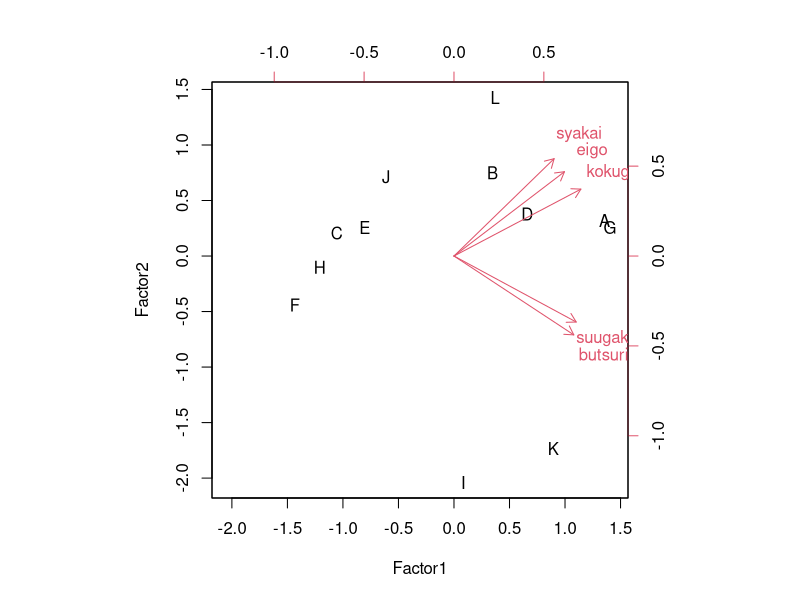
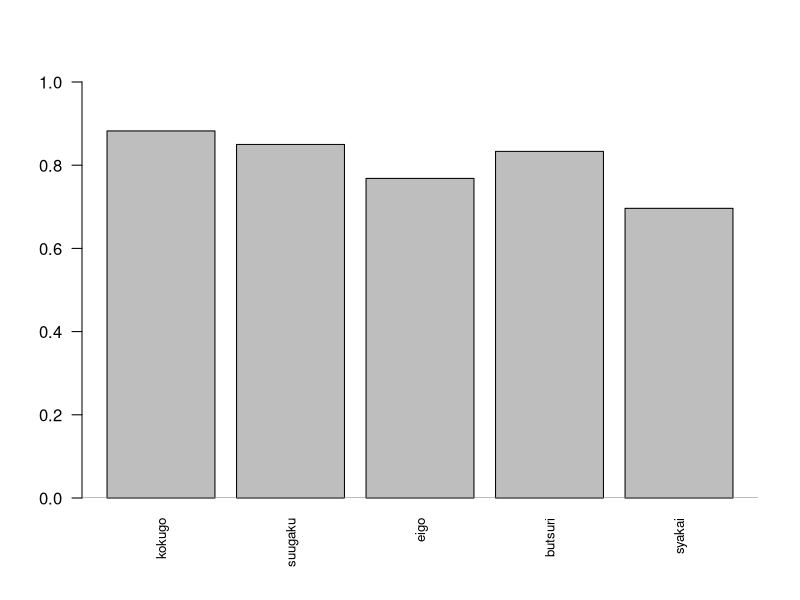
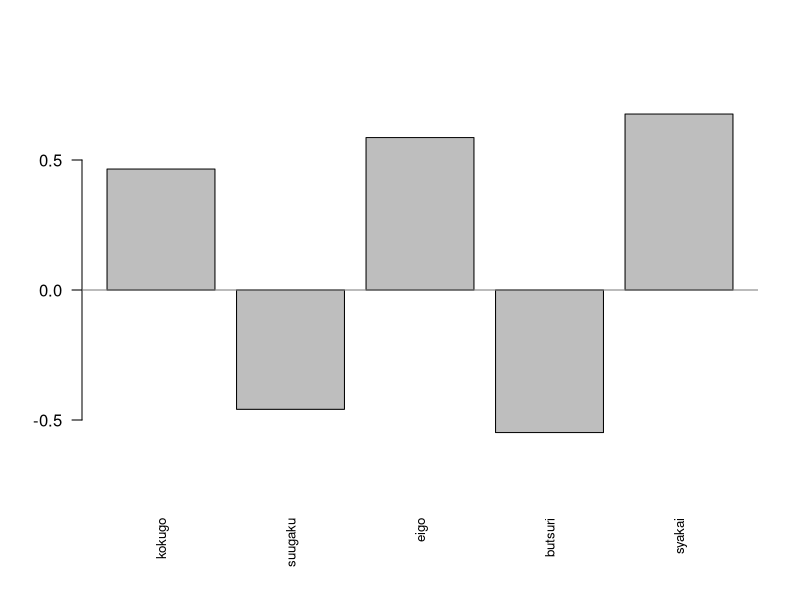
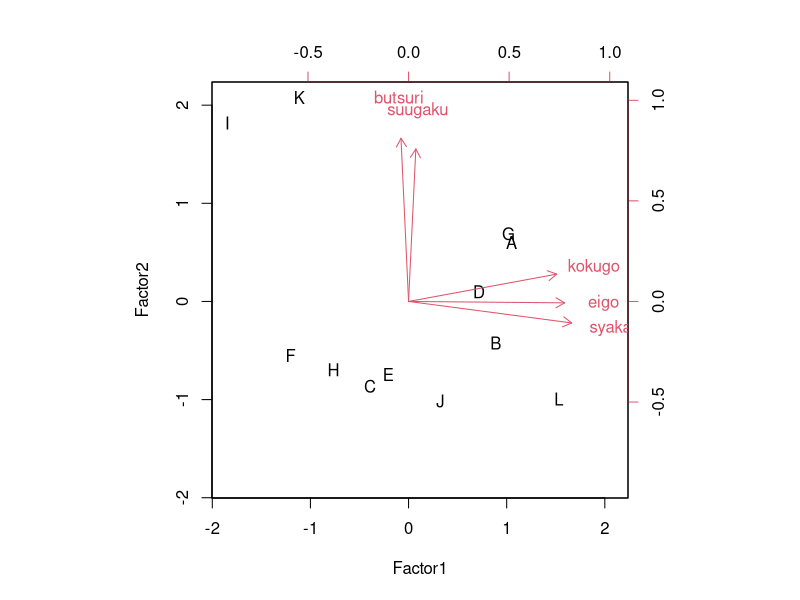
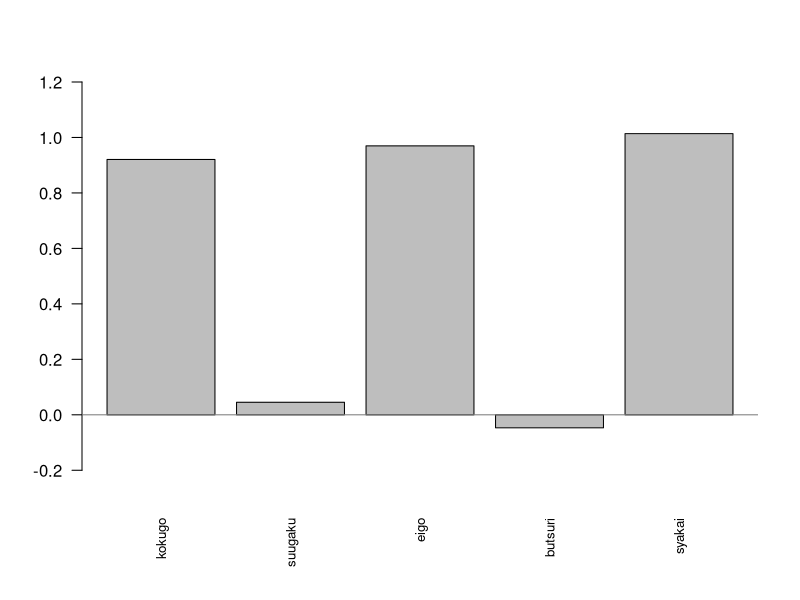
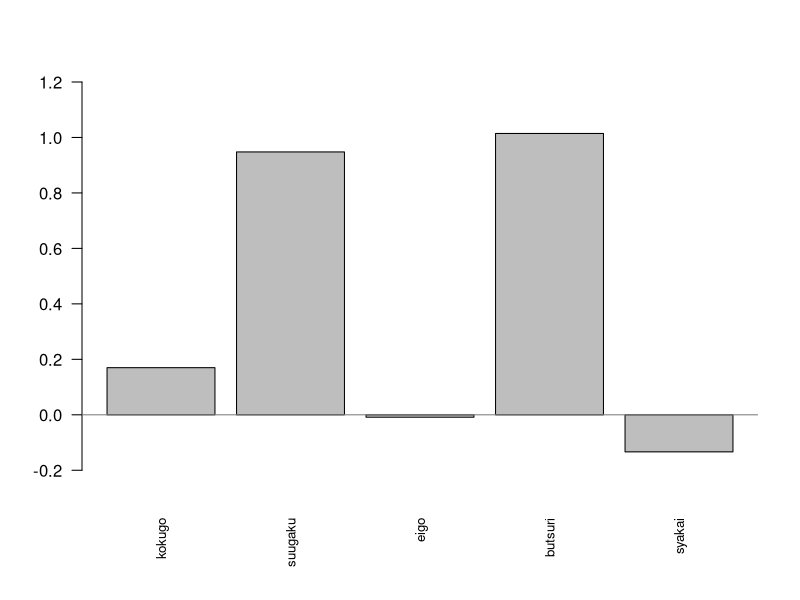
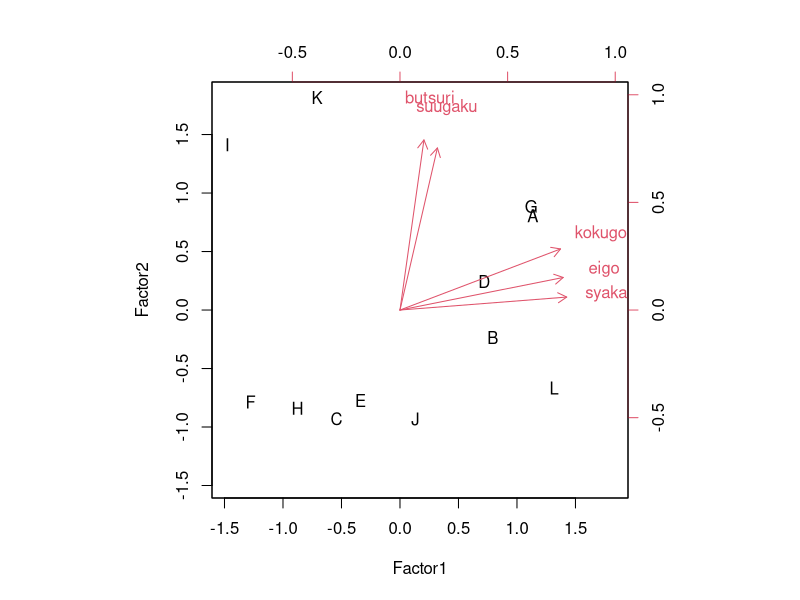
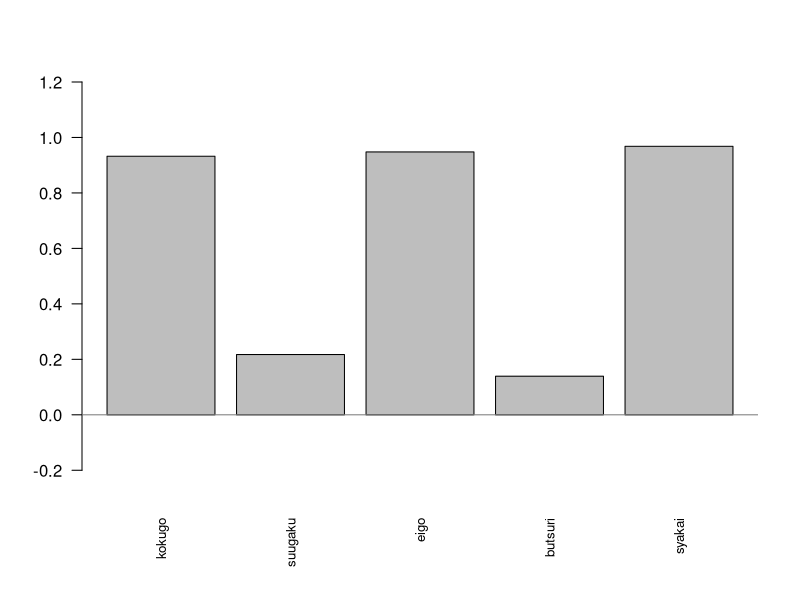

Reproduce these figures in R, in order.
setwd("/Users/kakigoori/Desktop/data/13")

dir.create("./answers/plots_pdf", recursive=TRUE, showWarnings=FALSE)

gokamoku <- read.table("./seiseki_gokamoku.csv", header=T, sep=",")

gokamoku

head(gokamoku)

gokamoku_fact <- factanal(gokamoku[,-1], factors=2, scores="regression", rotation="none")

str(gokamoku_fact)

gokamoku_fact

gokamoku_fact$loadings[1,]

gokamoku_fact$loadings[1,]^2

1 - sum(gokamoku_fact$loadings[1,]^2)

apply(gokamoku_fact$loadings, 1, function(x){1-sum(x^2)})

gokamoku_fact$scores

pdf("./answers/plots_pdf/18-10A_gokamoku_none_biplot.pdf", width=8.5, height=6.2)
biplot(gokamoku_fact$scores, gokamoku_fact$loadings, xlabs=gokamoku[,1])
dev.off()

pdf("./answers/plots_pdf/18-10A_gokamoku_none_factor1_bar.pdf", width=8, height=5.2)
barplot(gokamoku_fact$loadings[,1], cex.names=0.8, las=2, ylim=c(0,1))
abline(h=0, col="gray50")
dev.off()

pdf("./answers/plots_pdf/18-10A_gokamoku_none_factor2_bar.pdf", width=8, height=5.2)
barplot(gokamoku_fact$loadings[,2], cex.names=0.8, las=2, ylim=c(-0.8,0.8))
abline(h=0, col="gray50")
dev.off()

gokamoku_fact <- factanal(gokamoku[,-1], factors=2, scores="regression", rotation="promax")

pdf("./answers/plots_pdf/18-10A_gokamoku_promax_biplot.pdf", width=8.5, height=6.2)
biplot(gokamoku_fact$scores, gokamoku_fact$loadings, xlabs=gokamoku[,1])
dev.off()

pdf("./answers/plots_pdf/18-10A_gokamoku_promax_factor1_bar.pdf", width=8, height=5.2)
barplot(gokamoku_fact$loadings[,1], cex.names=0.8, las=2, ylim=c(-0.3,1.2))
abline(h=0, col="gray50")
dev.off()

pdf("./answers/plots_pdf/18-10A_gokamoku_promax_factor2_bar.pdf", width=8, height=5.2)
barplot(gokamoku_fact$loadings[,2], cex.names=0.8, las=2, ylim=c(-0.3,1.2))
abline(h=0, col="gray50")
dev.off()

gokamoku_fact <- factanal(gokamoku[,-1], factors=2, scores="regression", rotation="varimax")

pdf("./answers/plots_pdf/18-10A_gokamoku_varimax_biplot.pdf", width=8.5, height=6.2)
biplot(gokamoku_fact$scores, gokamoku_fact$loadings, xlabs=gokamoku[,1])
dev.off()

pdf("./answers/plots_pdf/18-10A_gokamoku_varimax_factor1_bar.pdf", width=8, height=5.2)
barplot(gokamoku_fact$loadings[,1], cex.names=0.8, las=2, ylim=c(-0.3,1.2))
abline(h=0, col="gray50")
dev.off()

pdf("./answers/plots_pdf/18-10A_gokamoku_varimax_factor2_bar.pdf", width=8, height=5.2)
barplot(gokamoku_fact$loadings[,2], cex.names=0.8, las=2, ylim=c(-0.3,1.2))
abline(h=0, col="gray50")
dev.off()
